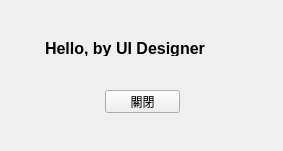
<?xml version="1.0" encoding="UTF-8"?>
<ui version="4.0">
 <class>FormHello</class>
 <widget class="QWidget" name="FormHello">
  <property name="geometry">
   <rect>
    <x>0</x>
    <y>0</y>
    <width>283</width>
    <height>151</height>
   </rect>
  </property>
  <property name="windowTitle">
   <string>Demo2_2</string>
  </property>
  <widget class="QLabel" name="LabHello">
   <property name="geometry">
    <rect>
     <x>45</x>
     <y>40</y>
     <width>189</width>
     <height>16</height>
    </rect>
   </property>
   <property name="font">
    <font>
     <pointsize>12</pointsize>
     <weight>75</weight>
     <bold>true</bold>
    </font>
   </property>
   <property name="text">
    <string>Hello, by UI Designer</string>
   </property>
   <property name="scaledContents">
    <bool>false</bool>
   </property>
  </widget>
  <widget class="QPushButton" name="btnClose">
   <property name="geometry">
    <rect>
     <x>105</x>
     <y>90</y>
     <width>75</width>
     <height>23</height>
    </rect>
   </property>
   <property name="text">
    <string>關閉</string>
   </property>
  </widget>
 </widget>
 <resources/>
 <connections/>
</ui>
